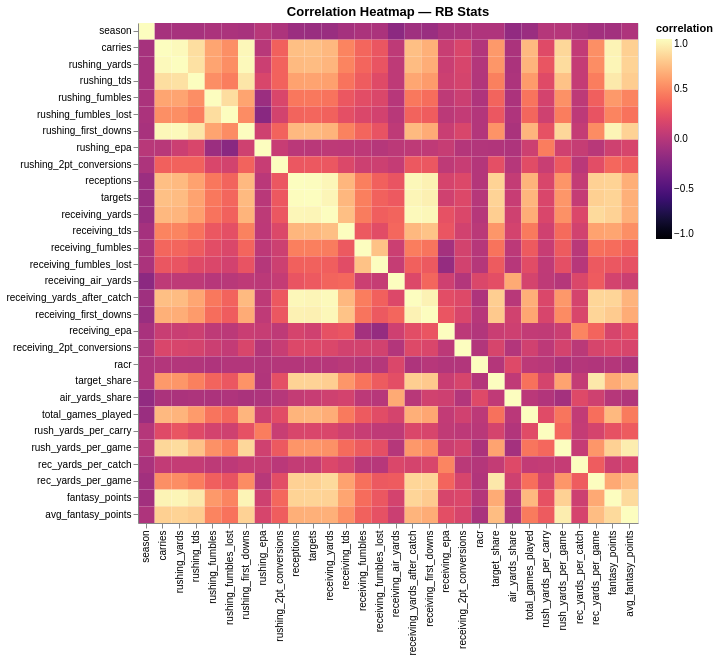

The notebook cell this image was saved under:
### Code cell
# heatmap of correlations
corr = rb_season_agg.select_dtypes(include='number').corr().reset_index().melt(id_vars='index')
corr.columns = ['var1', 'var2', 'correlation']

rb_heatmap = alt.Chart(corr, title="Correlation Heatmap — RB Stats").mark_rect().encode(
    x=alt.X('var1:N', title=None, sort=None),
    y=alt.Y('var2:N', title=None, sort=None),
    color=alt.Color('correlation:Q', scale=alt.Scale(scheme='magma', domain=[-1, 1])),
    tooltip=['var1', 'var2', alt.Tooltip('correlation:Q', format='.2f')]
).properties(width=500, height=500)

rb_heatmap

### Figure 1 — Vega-Lite specification as saved in the notebook (floating-point values rounded to 4 significant figures; data arrays with more than 128 entries replaced by an {"elided": "..."} marker saying what was removed)
{"config": {"view": {"continuousWidth": 300, "continuousHeight": 300}}, "data": {"name": "data-cf567816d6a3c1c6dabf94eef9c8cca2"}, "mark": {"type": "rect"}, "encoding": {"color": {"field": "correlation", "scale": {"domain": [-1, 1], "scheme": "magma"}, "type": "quantitative"}, "tooltip": [{"field": "var1", "type": "nominal"}, {"field": "var2", "type": "nominal"}, {"field": "correlation", "format": ".2f", "type": "quantitative"}], "x": {"field": "var1", "sort": null, "title": null, "type": "nominal"}, "y": {"field": "var2", "sort": null, "title": null, "type": "nominal"}}, "height": 500, "title": "Correlation Heatmap — RB Stats", "width": 500, "$schema": "https://vega.github.io/schema/vega-lite/v6.4.1.json", "datasets": {"data-cf567816d6a3c1c6dabf94eef9c8cca2": {"elided": "900 records"}}}
